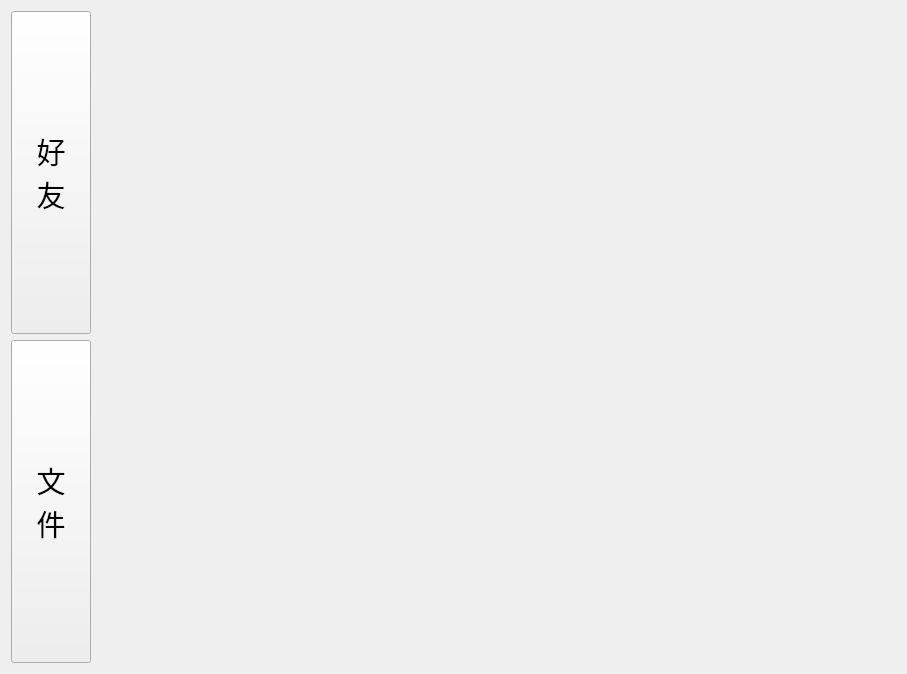
<?xml version="1.0" encoding="UTF-8"?>
<ui version="4.0">
 <class>Index</class>
 <widget class="QWidget" name="Index">
  <property name="geometry">
   <rect>
    <x>0</x>
    <y>0</y>
    <width>907</width>
    <height>674</height>
   </rect>
  </property>
  <property name="windowTitle">
   <string>首页</string>
  </property>
  <property name="windowIcon">
   <iconset>
    <normaloff>../../../../Pointer/Lesson/Qt/云盘.png</normaloff>../../../../Pointer/Lesson/Qt/云盘.png</iconset>
  </property>
  <layout class="QHBoxLayout" name="horizontalLayout">
   <item>
    <layout class="QVBoxLayout" name="verticalLayout">
     <item>
      <widget class="QPushButton" name="friend_PB">
       <property name="sizePolicy">
        <sizepolicy hsizetype="Minimum" vsizetype="Expanding">
         <horstretch>0</horstretch>
         <verstretch>0</verstretch>
        </sizepolicy>
       </property>
       <property name="font">
        <font>
         <family>Agency FB</family>
         <pointsize>22</pointsize>
        </font>
       </property>
       <property name="text">
        <string>好
友</string>
       </property>
      </widget>
     </item>
     <item>
      <widget class="QPushButton" name="file_PB">
       <property name="sizePolicy">
        <sizepolicy hsizetype="Minimum" vsizetype="Expanding">
         <horstretch>0</horstretch>
         <verstretch>0</verstretch>
        </sizepolicy>
       </property>
       <property name="font">
        <font>
         <family>Agency FB</family>
         <pointsize>22</pointsize>
        </font>
       </property>
       <property name="text">
        <string>文
件</string>
       </property>
      </widget>
     </item>
    </layout>
   </item>
   <item>
    <widget class="QStackedWidget" name="stackedWidget">
     <widget class="Friend" name="friendPage"/>
     <widget class="File" name="filePage"/>
    </widget>
   </item>
  </layout>
 </widget>
 <customwidgets>
  <customwidget>
   <class>Friend</class>
   <extends>QWidget</extends>
   <header>friend.h</header>
   <container>1</container>
  </customwidget>
  <customwidget>
   <class>File</class>
   <extends>QWidget</extends>
   <header>file.h</header>
   <container>1</container>
  </customwidget>
 </customwidgets>
 <resources/>
 <connections/>
</ui>
